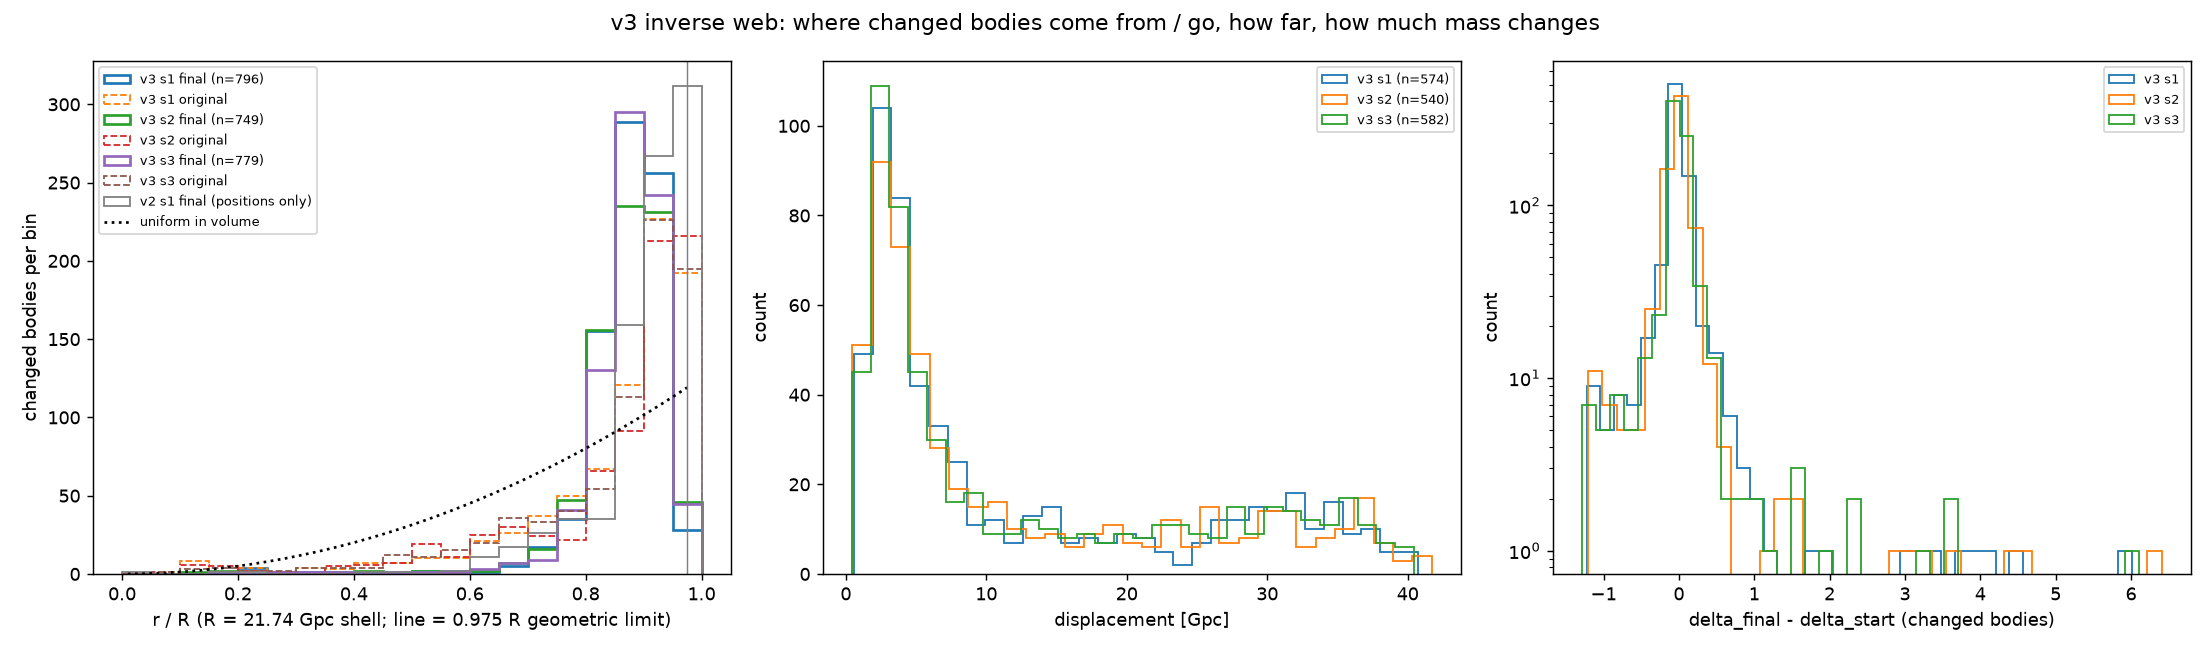

Write the Python code that produced this figure.
# v3: radial distribution r/R of CHANGED bodies (original vs final) vs uniform-in-volume, v2 seed-1 moved-final for comparison;
# displacement histogram (position-moved bodies) and delta change histogram. Usage: python3 radial.py [dir/]. Fails on NaN.
import sys,glob,numpy as np,matplotlib;matplotlib.use('Agg');import matplotlib.pyplot as plt
W='/workspace/coepdf/joint_solve/phase5/web/inverse/v3/'+(sys.argv[1] if len(sys.argv)>1 else '');R=21.7439;fs=sorted(glob.glob(W+'inv3_s*.npz'))
fig,ax=plt.subplots(1,3,figsize=(17,5));e=np.linspace(0,1,21)
for f in fs:
    z=np.load(f);c=z['changed'];mv=z['moved'];s=f.split('_')[-1][:-4]
    for k in ('y0','y','delta','Resid'):
        if not np.all(np.isfinite(z[k])):raise SystemExit('NONFINITE '+k)
    ax[0].hist(np.linalg.norm(z['y'][c],axis=1)/R,e,histtype='step',lw=1.5,label=f'v3 {s} final (n={c.sum()})');ax[0].hist(np.linalg.norm(z['y0'][c],axis=1)/R,e,histtype='step',ls='--',label=f'v3 {s} original')
    ax[1].hist(np.linalg.norm(z['y'][mv]-z['y0'][mv],axis=1),30,histtype='step',label=f'v3 {s} (n={mv.sum()})');ax[2].hist((z['delta']-z['delta0'])[c],40,histtype='step',label=f'v3 {s}')
v=np.load('/workspace/coepdf/joint_solve/phase5/web/inverse/inv_s1.npz');ax[0].hist(np.linalg.norm(v['y'][v['moved']],axis=1)/R,e,histtype='step',color='0.5',lw=1,label='v2 s1 final (positions only)')
x=np.linspace(0.01,0.975,200);n=int(np.mean([np.load(f)['changed'].sum() for f in fs]))
ax[0].plot(x,n*3*x**2/(0.975**3-0.01**3)*(e[1]-e[0]),'k:',label='uniform in volume');ax[0].axvline(0.975,color='gray',lw=0.8)
ax[0].set_xlabel('r / R (R = 21.74 Gpc shell; line = 0.975 R geometric limit)');ax[0].set_ylabel('changed bodies per bin');ax[0].legend(fontsize=7)
ax[1].set_xlabel('displacement [Gpc]');ax[1].set_ylabel('count');ax[1].legend(fontsize=7);ax[2].set_yscale('log')
ax[2].set_xlabel('delta_final - delta_start (changed bodies)');ax[2].set_ylabel('count');ax[2].legend(fontsize=7)
fig.suptitle('v3 inverse web: where changed bodies come from / go, how far, how much mass changes');fig.tight_layout();fig.savefig(W+'radial.png',dpi=130)
